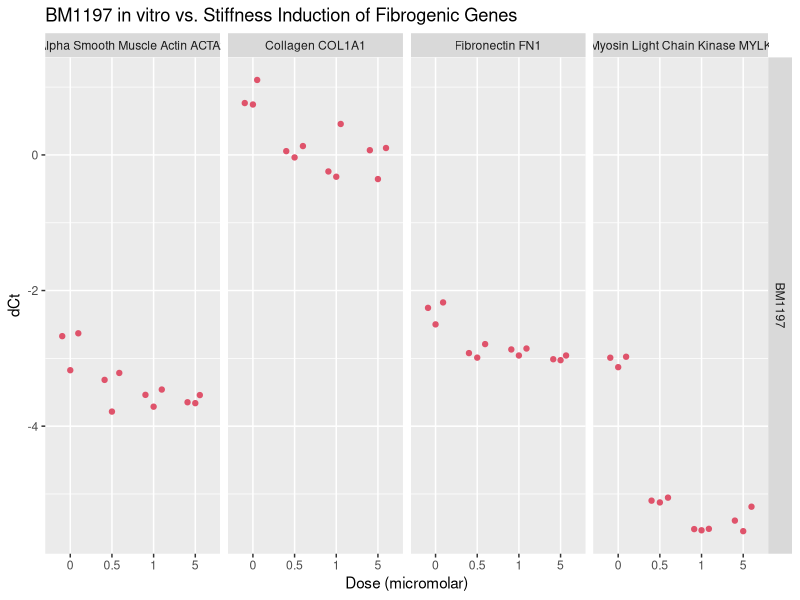
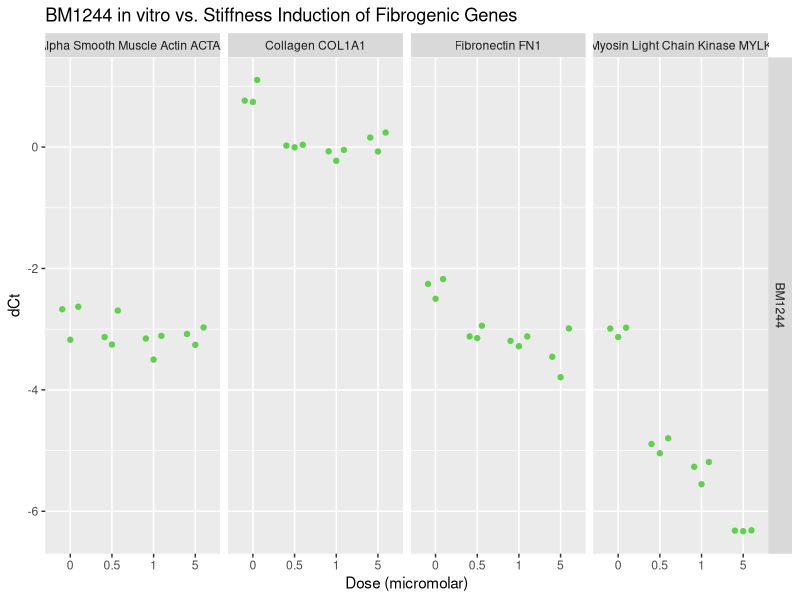
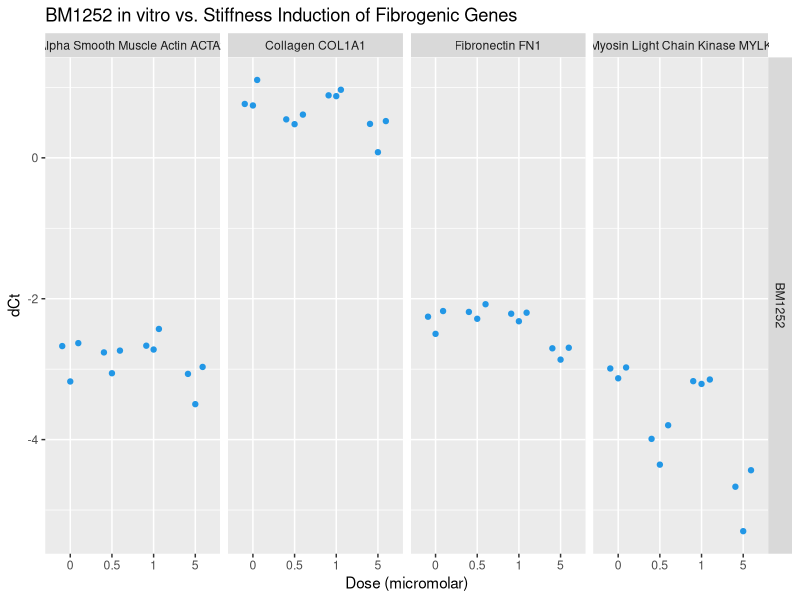
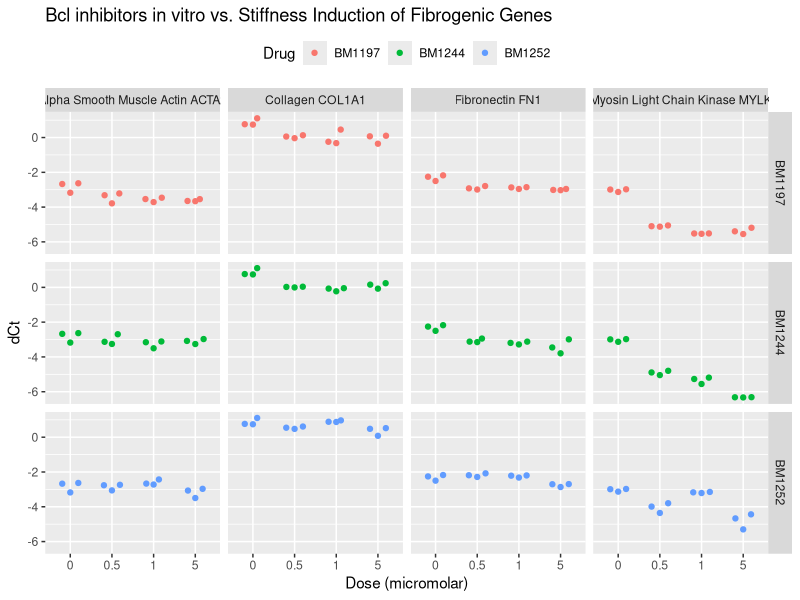

Reproduce these figures in R, in order.
library(tidyverse)
library(magrittr)
library(readxl)
library(ggplot2)
library(ggbeeswarm)

#read in data
stf <- read_excel("ESTF-131.xls", sheet=4)

stf$gene[stf$gene=="col1a1"]<- "Collagen COL1A1"
stf$gene[stf$gene=="fn1"]<- "Fibronectin FN1"
stf$gene[stf$gene=="ACTA2"]<- "Alpha Smooth Muscle Actin ACTA2"
stf$gene[stf$gene=="MYLK"]<- "Myosin Light Chain Kinase MYLK"
stf$rx <- as.factor(stf$rx)
stf$gene <- as.factor(stf$gene)
stf$micromolar<- as.factor(stf$micromolar)



#exploratory data analysis

#what is effect by gene, by dose for BM1197?
stf %>%
  filter(rx=="BM1197") %>%
  ggplot(aes(x=micromolar, y=dct, color=rx)) +
  facet_grid(rx ~ gene) +
  geom_quasirandom(dodge.width = 1, color=2) +  
  ggtitle("BM1197 in vitro vs. Stiffness Induction of Fibrogenic Genes") +
  labs(x="Dose (micromolar)") + labs(y="dCt") +
  guides(color=guide_legend(title="Drug")) +
  theme(legend.position = "top")


#what is effect by gene, by dose for BM1244?
stf %>%
  filter(rx=="BM1244") %>%
  ggplot(aes(x=micromolar, y=dct, color=rx)) +
  facet_grid(rx ~ gene) +
  geom_quasirandom(dodge.width = 1, color=3) +  
  ggtitle("BM1244 in vitro vs. Stiffness Induction of Fibrogenic Genes") +
  labs(x="Dose (micromolar)") + labs(y="dCt") +
  guides(color=guide_legend(title="Drug")) +
  theme(legend.position = "top")

#what is effect by gene, by dose for BM1252?
stf %>%
  filter(rx=="BM1252") %>%
  ggplot(aes(x=micromolar, y=dct, color=rx)) +
  facet_grid(rx ~ gene) +
  geom_quasirandom(dodge.width = 1, color=4) +  
  ggtitle("BM1252 in vitro vs. Stiffness Induction of Fibrogenic Genes") +
  labs(x="Dose (micromolar)") + labs(y="dCt") +
  guides(color=guide_legend(title="Drug")) +
  theme(legend.position = "top")

#what is effect by gene, by drug, by dose - All drugs?
ggplot(data= stf, aes(x=micromolar, y=dct, color=rx)) +
  facet_grid(rx ~ gene) +
  geom_quasirandom(dodge.width = 1) +  
  ggtitle("Bcl inhibitors in vitro vs. Stiffness Induction of Fibrogenic Genes") +
  labs(x="Dose (micromolar)") + labs(y="dCt") +
  guides(color=guide_legend(title="Drug")) +
  theme(legend.position = "top")
